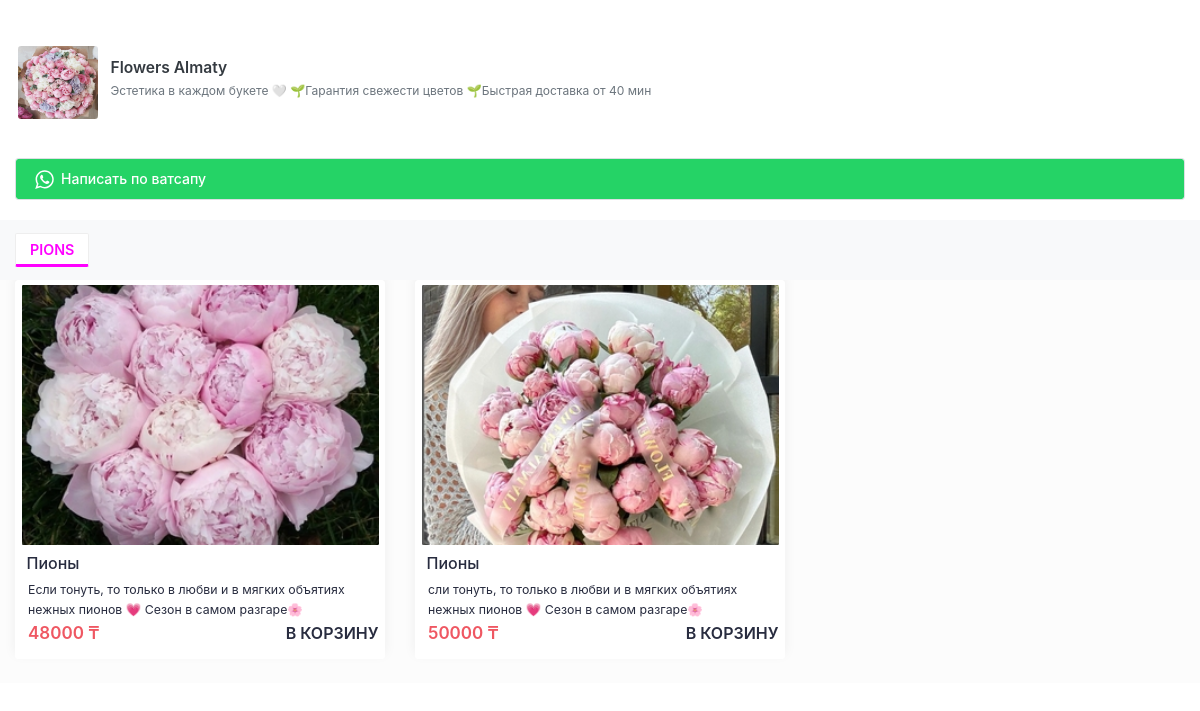
Page /flow/ on the committed database.
### construct_site/models.py (models this page shows, shortened)
class AdditionalData(models.Model):
    element_id = models.CharField(max_length=40)
    photo = ProcessedImageField(upload_to='images/',
                                null=True, blank=True,
                                processors=[ResizeToFill(240, 240)],
                                format='PNG',
                                options={'quality': 100})
    value = models.TextField(null=True, blank=True)
    user_site = models.ForeignKey(UserSite, on_delete=models.CASCADE, null=True, blank=True)

class Support(models.Model):
    KIND_CHOICES = (
        (1, "Ватсап"),
        (2, "Номер телефона")
    )
    kind = models.IntegerField(default=1, choices=KIND_CHOICES)
    label = models.CharField(max_length=80, default='Написать по ватсапу')
    user_site = models.ForeignKey(UserSite, on_delete=models.CASCADE)
    bacground_color = models.CharField(max_length=120, default='#25d366')
    text_color = models.CharField(max_length=120, default='#ffffff')
    icon_color = models.CharField(max_length=120, default='#ffffff')
    whatsapp_text = models.CharField(max_length=120, blank=True, null=True, default='')
    is_main = models.BooleanField(default=False)

### construct_site_food/models.py (models this page shows, shortened)
class BaseMixin(models.Model):
    title = models.CharField(max_length=180)
    class Meta:
    	abstract = True

class Category(BaseMixin):
    user_site = models.ForeignKey(
    	UserSite, on_delete=models.CASCADE,
    	null=True, blank=True,
    	related_name='category_user_sites')
    color = models.CharField(max_length=120, default="#fc8019")
    sorting = models.IntegerField(default=0)

class Good(BaseMixin):
    FONT_CHOICES = (
        ('Arial', 'Arial'),
        ('Verdana', 'Verdana'),
        ('Kudry', 'Kudry'),
        ('Scriptina', 'Scriptina'),
        ('Edwardian Script', 'Edwardian Script'),
        ('Great Vibes', 'Great Vibes'),
        ('Alex Brush', 'Alex Brush'),
        ('Snell Roundhand', 'Snell Roundhand'),
        ('Monotype Corsiva', 'Monotype Corsiva'),
        ('Pinyon Script', 'Pinyon Script'),
        ('Satisfy', 'Satisfy'),
        ('Tangerine', 'Tangerine'),
        ('Allura', 'Allura'),
    )
    title = models.CharField(max_length=120, null=True, blank=True)
    description = models.TextField(blank=True)
    price = models.CharField(max_length=120, blank=True, default='')
    old_price = models.CharField(max_length=120, blank=True, default='')
    photo = ProcessedImageField(upload_to='images/',
                                processors=[ResizeToFill(317, 231)],
                                format='JPEG',
                                options={'quality': 100})
    category = models.ForeignKey(Category,
    	on_delete=models.SET_NULL, null=True, blank=True)
    user_site = models.ForeignKey(
    	UserSite, on_delete=models.CASCADE,
    	related_name='good_user_sites', null=True, blank=True)
    sorting = models.IntegerField(default=0)
    font = models.CharField(
        max_length=100,
        choices=FONT_CHOICES,
        default='AR',  # Установить стандартное значение, если требуется
        blank=True
    )

### construct_site_food/views.py (the view)
# urls.py: path('<slug:slug>/', views.ClientIndexView.as_view(), name='client'),
class ClientIndexView(GoodMixin, View):
    def get(self, request, **kwargs):
        context = {}
        slug = self.kwargs.get('slug')
        categories = Category.objects.filter(
            user_site__slug=slug).select_related().order_by('-sorting')
        supports = Support.objects.filter(user_site__slug=slug)
        goods = Good.objects.filter(user_site__slug=slug).order_by('-sorting')
        if categories.exists():
            category = self.kwargs.get('category', None)
            if not  category:
                category = categories.first().id
            goods = goods.filter(category=category)
            context['active_category'] = category
        user_site = get_object_or_404(UserSite, slug=slug)
        context['slug'] = slug
        context['categories'] = categories
        context['goods'] = goods
        context['supports'] = supports
        context['user_site'] = user_site
        context['manifest_file'] = '/manifest/' + str(slug) + '.json'
        return render(request, user_site.site.template_name, context)

### cart/cart.py (called while the page is built)
    def __len__(self):
        return sum(item['quantity'] for item in self.cart.values())

    def get_total_price(self):
        return sum(Decimal(item['price']) * item['quantity'] for item in self.cart.values())

    def get_good(self, good):
        good_id = str(good.id)
        if good_id in self.cart:
            return self.cart[good_id]
        return False

### cart/context_processors.py (called while the page is built)
def cart(request):
    return {'cart': Cart(request)}

### construct_site/templatetags/construct_tags.py (called while the page is built)
@register.simple_tag
def get_text(element_id, slug, text_default):
	additional_data = AdditionalData.objects.filter(
		element_id=element_id, user_site__slug=slug).first()
	if additional_data:
		return additional_data.value
	else:
		return text_default

@register.simple_tag
def get_photo(element_id, slug,  photo_default):
	additional_data = AdditionalData.objects.filter(
		element_id=element_id, user_site__slug=slug).first()
	if additional_data:
		return additional_data.photo.url
	else:
		return static(photo_default)

@register.simple_tag
def get_good(request, good_id):
	cart = Cart(request)
	return cart.get_good(good_id)

@register.simple_tag
def condition_set(condition, classes1, classes2, value=''):
	if value == '':
		if condition:
			return classes1
		else:
			return classes2
	else:
		if condition == value:
			return classes1
		else:
			return classes2

@register.simple_tag
def set_cookie(slug, support):
	return str(slug) + str(support)

@register.simple_tag
def set_style(property, value, condition=True):
	if condition:
		return mark_safe('style="{0}:{1}"'.format(property,value))
	else:
		return ''

@register.simple_tag
def condition_count(condition1, condition2, value=''):
	if condition1 > condition2:
		return value
	return ''

### templates/construct_site_food/foodoma/index.html (shortened to what this page needs)
﻿<html lang="en" class="">
   <head>
      {% load static %}
      {% load pwa %}
      {% load construct_tags %}
      <link rel="stylesheet" type="text/css" href="{% static 'css/construct_site_food/main.css' %}">
      <link rel="stylesheet" type="text/css" href="{% static 'css/construct_site_food/style.css' %}">
   </head>
   <body cz-shortcut-listen="true" class="">
      <div id="page-container">
         <div id="root">
            <span>
               <div>
                  <div class="height-25 bg-white">
                     {% get_photo 'logo' slug 'img/default_logo.png' as logo  %}
                     {% get_text 'site_text' slug 'Название компании' as logo_text %}
                     {% get_text 'information' slug 'Информацию о компании' as information %}
                     <a class="no-click" href="#">
                        <div class="pt-20">
                           <div class="block-content block-content-full pt-2">
                              <img src="{{logo}}" alt="go-menu" class="restaurant-image mt-0">
                           </div>
                           <div class="block-content block-content-full restaurant-info">
                              <h4 class="font-w600 mb-5 text-dark">{{logo_text|safe}}</h4>
                              <div class="font-size-sm text-muted truncate-text text-muted">{{information|safe}}</div>
                           </div>
                        </div>
                     </a>
                  </div>
                  <div class="col-12 mt-10-0">
                     {% for support in supports %}
                        {% if support.kind == 1 %}
                           <div class="input-group mt-10">
                              {% condition_count support.phonenumber_set.count 1 'go-whatsapp' as support_is_distribution %}
                              <a href="https://wa.me/{{support.phonenumber_set.first.phone_number}}?text={{support.whatsapp_text|default_if_none:''}}" class="form-control login-button {{support_is_distribution}}" data-id="{{support.id}}" data-message="{{support.whatsapp_text}}" data-cookie="{% set_cookie slug support.id %}" {% set_style 'background-color' support.bacground_color %} data-url="{% url 'construct_site:support_phone_number' slug=slug    id=support.id %}">
                              <output {% set_style 'color' support.text_color %}>
                                  {{support.label|safe}}
                              </output>
                              </a>
                           </div>
                        {% endif %}
                     {% endfor %}
                  </div>
                  <div class="bg-grey-light mt-20 mb-100">
                     {% if categories.exists %}
                        <div class="bg-light sticky-top">
                           <div class="px-15 py-3 d-flex justify-content-between align-items-center">
                              <div class="d-flex overflow-auto">
                                 {% for category in categories %}
                                    {% condition_set category.id 'mr-2 user-preferred' '' active_category as is_active %}
                                    <button class="category btn btn-preference mr-2 {{is_active}}" data-id="{{category.id}}" data-url="{% url 'construct_site_food:good_list' slug=slug category=category.id %}" {% set_style 'border-bottom-color' category.color is_active %}>
                                       <span {% set_style 'color' category.color is_active %}>{{category.title|safe}}</span>
                                    </button>
                                 {% endfor %}
                              </div>
                           </div>
                        </div>
                     {% endif %}
                     <div class="px-15">
                        <div class="row" id="good-content">
                           {% include "construct_site_food/foodoma/good/list.html" %}
                        </div>
                     </div>
                  </div>
               </div>
            </span>
         </div>
      </div>
   </body>
</html>

### templates/construct_site_food/foodoma/good/list.html (shortened to what this page needs)
{% load construct_tags %}
{% for good in goods %}
   {% get_good request good as good_in_card %}
   {% condition_set good_in_card 'hidden' '' as in_cart_display %}
   <div class="col-md-4 col-sm-12">
      <div class="product-slider-item">
         <div class="block border-radius-275 recommended-item-shadow">
            <div class="block-content recommended-item-content-new mb-5">
               <img src="{{ good.photo.url }}" alt="Skillet Cookie" class="recommended-item-image-new">
               <div class="my-2">
                  <div class="px-5 text-left recommended-v2-ellipsis-meta">
                     <div class="d-flex justify-content-between align-items-center">
                        <a href="{% url 'construct_site_food:good_detail' good.id %} ">
                           <span class="meta-name">{{good.title|safe}}</span>
                        </a>
                     </div>
                  </div>
                  <div class="ml-2">
                     <span class="meta-price">{{good.description|safe}}</span>
                  </div>
                  <div class="ml-2 fotter-product">
                     <div class="price">
                        {{good.price}} ₸
                     </div>
                     <div data-id="{{good.id}}" class="in-cart fotter-text {{in_cart_display}}" data-url="{% url 'construct_site_food:good_add_to_cart' id=good.id %}">
                         В корзину
                     </div>
                  </div>
               </div>
            </div>
         </div>
      </div>
   </div>
{% endfor %}

### static/css/construct_site_food/style.css (style rules this page uses)
.login-button { background-color: rgb(37, 211, 102); color: white; }
.login-button { cursor: pointer; font-weight: 500; height: 42px; padding: 2px 0px !important; }
.login-button svg { width: 27px; margin-left: 15px; margin-top: 5px; position: absolute; fill: #fff; }
.login-button output { color: #ffffff; padding: 10px 45px; font-size: 14px; }
.block-content-full { border-top-left-radius: 5px; border-top-right-radius: 5px; }
.btn-preference { margin-right: 5px; }
.overflow-auto { overflow: auto; }
.sticky-top { position: sticky; top: -1px; z-index: 1; }
.product-slider-item { margin-left: 0; margin-right: 0; }
.recommended-item-image-new { width: 100%; border-radius: .1rem; }
.recommended-item-content-new { padding: .5rem; padding-top: 5px; }
.fotter-product { display: flex; align-items: center; justify-content: space-between; }
.price { font-size: 17px; font-weight: 600; white-space: nowrap; color: #EF5762; }
.meta-name { font-size: 16px; margin-bottom: 10px; }
.fotter-text { font-size: 16px; font-weight: 600; text-transform: uppercase; }
.height-25 { height: 16vh; }

### rows in the picture
AdditionalData: value "Flowers Almaty"
AdditionalData: value "Эстетика в каждом букете 🤍 🌱Гарантия свежести цветов 🌱Быстрая доставка от 40 мин"
Support: label "Написать по ватсапу"
Category: title "PIONS"
Good: photo (picture), title "Пионы", description "Если тонуть, то только в любви и в мягких объятиях нежных пионов 💗 Сезон в самом разгаре🌸", price "48000"
Good: photo (picture), title "Пионы", description "сли тонуть, то только в любви и в мягких объятиях нежных пионов 💗 Сезон в самом разгаре🌸", price "50000"
